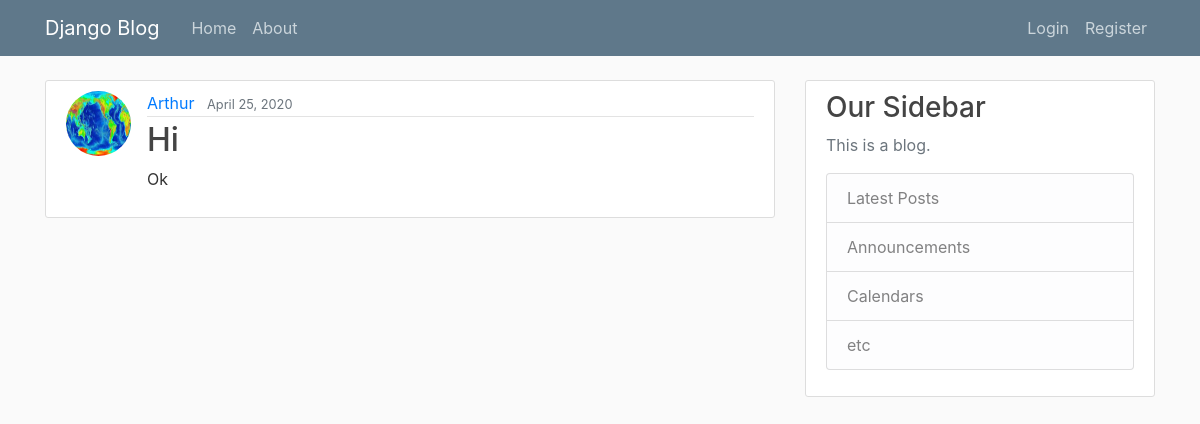
/post/96/, run on the app's committed database.
### webapp/models.py (models this page shows, shortened)
class Post(models.Model):
    title = models.CharField(max_length=50)
    content = models.TextField(max_length=300)
    date = models.DateTimeField(default=timezone.now)
    author = models.ForeignKey(User, on_delete=models.CASCADE)

### users/models.py (models this page shows, shortened)
class Profile(models.Model):
    user = models.OneToOneField(User, on_delete=models.CASCADE,)
    image = models.ImageField(default='default.jpg', upload_to='profile_pics')

### webapp/views.py (the view)
# urls.py: path("post/<int:pk>/", PostDetailView.as_view(), name="post-detail"),
class PostDetailView(DetailView):
    model = Post
    template_name = 'webapp/detail.html'

### webapp/templates/webapp/detail.html (shortened to what this page needs)
{% extends "webapp/base.html" %}
{% block content %}
    <article class="media content-section">
        <img class="rounded-circle article-img" src="{{ object.author.profile.image.url }}">
        <div class="media-body">
            <div class="article-metadata">
                <a class="mr-2" href="{% url 'webapp:user-posts' object.author.username %}">{{ object.author }}</a>
                <small class="text-muted">{{ object.date|date:"F d, Y" }}</small>
            </div>
            <h2 class="article-title">{{ object.title }}</h2>
            <p class="article-content">{{ object.content }}</p>
        </div>
    </article>
{% endblock content %}

### webapp/static/webapp/main.css (style rules this page uses)
body { background: rgb(250, 250, 250); color: rgb(51, 51, 51); margin-top: 5rem; }
h1, h2, h3, h4, h5, h6 { color: rgb(68, 68, 68); }
.content-section { background: rgb(255, 255, 255); padding: 10px 20px; border: 1px solid rgb(221, 221, 221); border-radius: 3px; margin-bottom: 20px; }
.article-title { color: rgb(68, 68, 68); }
.article-content { white-space: pre-line; }
.article-img { height: 65px; width: 65px; margin-right: 16px; }
.article-metadata { padding-bottom: 1px; margin-bottom: 4px; border-bottom: 1px solid rgb(227, 227, 227) }

### data on the page
Post: author.profile.image (picture), author "Arthur", date "April 25, 2020", title "Hi", content "Ok"
